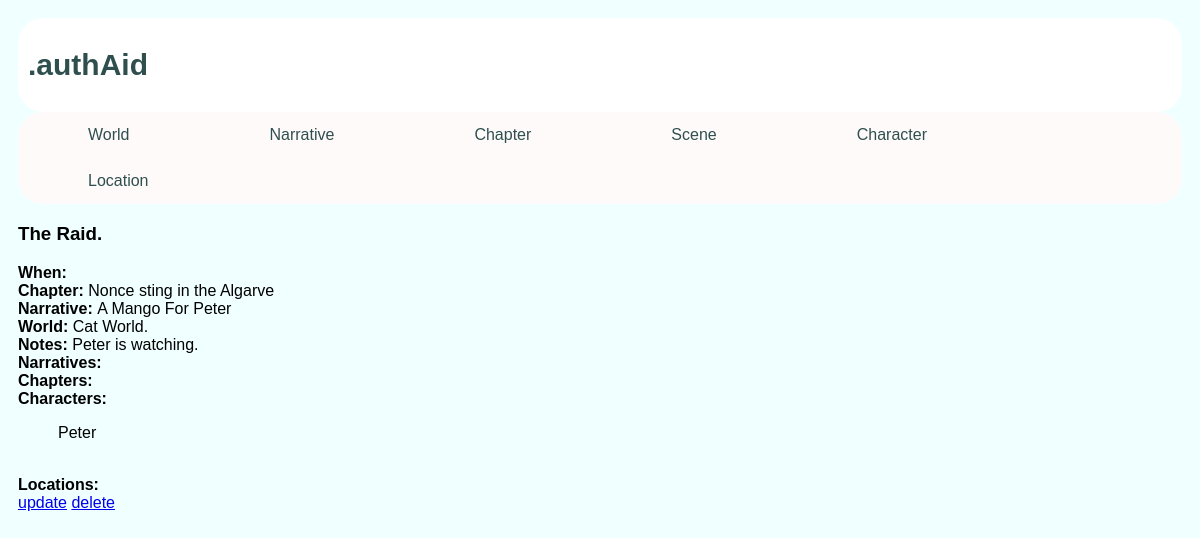
Screenshot of /author/scene/9/ with the database file from the repository.
### author/models.py (models this page shows, shortened)
class Scene(models.Model):
    description = models.CharField(max_length=description_length, default='',blank=True)
    notes = notes_all
    time_and_or_date = models.CharField(max_length=100, default='',blank=True)
    chapter = setForeignKeysNullDelete(Chapter)
    ngi = setForeignKeysNullDelete(NarrativeGeneralInfo)
    world = setForeignKeysCascadeDelete(World)
    def characters(self):
        return search_ass(Character,scenes=self)
    def locations(self):
        return search_ass(Location,scenes=self)

class Chapter(models.Model):
    title, description, notes = charFieldsAndNotes()
    ngi = setForeignKeysNullDelete(NarrativeGeneralInfo)
    world = setForeignKeysCascadeDelete(World)
    chapter_number = models.IntegerField(default=0)
    def __str__(self):
        return self.title

class NarrativeGeneralInfo(models.Model):
    title,description,notes = charFieldsAndNotes()
    setting = models.CharField(max_length=2000, default='',blank=True)
    genre = models.CharField(max_length=200, default='',blank=True)
    world = setForeignKeysCascadeDelete(World)
    def __str__(self):
        return self.title

class World(models.Model):
    name,description,notes = charFieldsAndNotes()
    def __str__(self):
        return self.name

class Location(models.Model):
    name, description, notes = charFieldsAndNotes()
    world = world = setForeignKeysNullDelete(World)
    ngi = models.ManyToManyField(NarrativeGeneralInfo)
    scenes = models.ManyToManyField(Scene,blank=True)
    chapters = models.ManyToManyField(Chapter,blank=True)

class Character(models.Model):
    name,description,notes = charFieldsAndNotes()
    surname = models.CharField(max_length=name_length, default='',blank=True)
    age = models.IntegerField(default=0)
    gender = models.CharField(max_length=30, default='',blank=True)
    motive = models.CharField(max_length=50, default='',blank=True)
    world = setForeignKeysNullDelete(World)
    scenes = models.ManyToManyField(Scene,blank=True)
    chapters = models.ManyToManyField(Chapter,blank=True)
    ngi = models.ManyToManyField(NarrativeGeneralInfo,blank=True)
    acquaintances = models.ManyToManyField('self',related_name='persons_known',blank=True)
    def __str__(self):
        return  self.name

### author/views.py (the view)
# urls.py: path('scene/<int:pk>/',views.SceneDetailView.as_view(),name='scene_detail'),
class SceneDetailView(DetailView):
    model, template_name = getModelTemplate(Scene, 'scene_detail')

### author/models.py (called while the page is built)
def search_ass(Target, **kwargs):
    return Target.objects.filter(**kwargs)

### author/templates/author/scene_detail.html (shortened to what this page needs)
<!DOCTYPE html>
<html lang="en">
<head>
</head>
<body>
{% extends "author/base.html" %}
{%block content%}
<h3>{{scene.description}}</h3>
        <b>When: </b>{{scene.time_and_or_date}}<br>
        <b>Chapter: </b>{{scene.chapter}}<br>
        <b>Narrative: </b>{{scene.ngi}}<br>
        <b>World: </b>{{scene.world }}<br>
        <b>Notes: </b>{{scene.notes}}<br>
        <b>Narratives: </b>
            <br>
            <b>Chapters:</b>
<br>
            <b>Characters:</b> {%for character in scene.characters.all%}
                                <ol>{{character}}</ol>
                            {%endfor%}
<br>
            <b>Locations:</b>
<br>
<a href="{% url 'author:scene_update' pk=scene.pk %}">update</a>
<a href="{% url 'author:scene_delete' pk=scene.pk %}">delete</a>
{%endblock%}

### author/static/author/style.css (style rules this page uses)
* { box-sizing: border-box; border-radius: 25px }
body { font-family: arial; padding:10px; background: Azure; }

### rows the page displays
Scene: description "The Raid.", chapter "Nonce sting in the Algarve", ngi "A Mango For Peter", world "Cat World."
Character: name "Peter"
